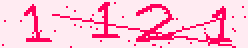
#> input picture MNIST/validcode/1121.bmp, 124 x 24 px (shown 2 times larger); its folder holds only this picture in this run
$ python -i _utils.py   (imports and definitions only)
#> lines starting #> are read from the running program, lines starting #| are printed output that depends on the picture; after the words box and inside, x2 and y2 are one past the last pixel; in counts of white or black regions, pixels touching at a corner belong together
import cv2
import numpy as np
import os
import matplotlib.pyplot as plt


# split the image into 4 parts
def split_image(img):
    h, w, _ = img.shape
    return [img[:, :w//4, :], img[:, w//4:w//2, :], img[:, w//2:w*3//4, :], img[:, w*3//4:, :]]

# preprocess the image
def data_preprocess(img, denoise=True):
#> called with denoise = True
    img = cv2.cvtColor(img, cv2.COLOR_RGB2GRAY)
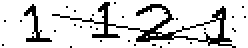
#> img: shape (24, 124) (shown 2 times larger); values 86 (black) and 242 (white), 83.6% white; black in thin lines or dots
    if denoise:
        img = cv2.medianBlur(img,3)
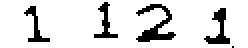
#> img: shape (24, 124) (shown 2 times larger); values 86 (black) and 242 (white), 87.1% white; 5 black regions (1 under 20 px), largest, box (x1, y1, x2, y2) and area: (68, 2, 88, 21) 146, (102, 4, 115, 22) 93, (47, 1, 59, 19) 73, (12, 3, 25, 21) 70
    img = img / 255.0
    img = 1 - img   # reverse the black and white, imshow figuring out why.

    img = cv2.resize(img, (28, 28))
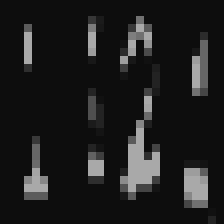
#> img: shape (28, 28) float64 (shown 8 times larger); min 0.051, max 0.663, mean 0.118
    return img

def get_data(validcode_path):
    validcode_list = os.listdir(validcode_path)
    validcodes = []
    for validcode in validcode_list:
        if validcode.endswith('.bmp'):
            img = cv2.imread(os.path.join(validcode_path, validcode))
            # BGR to RGB
            img = cv2.cvtColor(img, cv2.COLOR_BGR2RGB)
            validcodes.append(img)

    validcodes_split = []
    for validcode in validcodes:
        validcodes_split.append(split_image(validcode))

    return np.array(validcodes_split)


>>> import cv2
>>> picture = cv2.cvtColor(cv2.imread('validcode/1121.bmp'), cv2.COLOR_BGR2RGB)
>>> result = data_preprocess(picture)

$ run again, on MNIST/validcode/3344.bmp
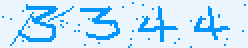
#> input picture MNIST/validcode/3344.bmp, 124 x 24 px (shown 2 times larger)
#> in data_preprocess, `img = cv2.cvtColor(img, cv2.COLOR_RGB2GRAY)`:
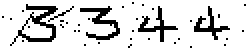
#> img: shape (24, 124) (shown 2 times larger); values 117 (black) and 244 (white), 84% white; black in thin lines or dots
#> in data_preprocess, `img = cv2.resize(img, (28, 28))`:
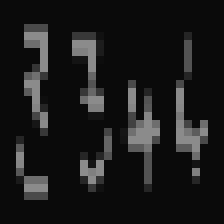
#> img: shape (28, 28) float64 (shown 8 times larger); min 0.0431, max 0.541, mean 0.107

$ run again, on MNIST/validcode/3943.bmp
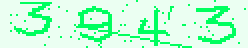
#> input picture MNIST/validcode/3943.bmp, 124 x 24 px (shown 2 times larger)
#> in data_preprocess, `img = cv2.cvtColor(img, cv2.COLOR_RGB2GRAY)`:
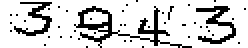
#> img: shape (24, 124) (shown 2 times larger); values 160 (black) and 248 (white), 81.5% white; black in thin lines or dots
#> in data_preprocess, `img = cv2.resize(img, (28, 28))`:
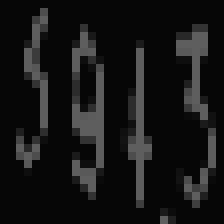
#> img: shape (28, 28) float64 (shown 8 times larger); min 0.0275, max 0.373, mean 0.0874

$ run again, on MNIST/validcode/4552.bmp
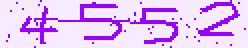
#> input picture MNIST/validcode/4552.bmp, 124 x 24 px (shown 2 times larger)
#> in data_preprocess, `img = cv2.cvtColor(img, cv2.COLOR_RGB2GRAY)`:
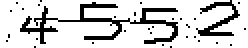
#> img: shape (24, 124) (shown 2 times larger); values 75 (black) and 241 (white), 81.6% white; black in thin lines or dots
#> in data_preprocess, `img = cv2.resize(img, (28, 28))`:
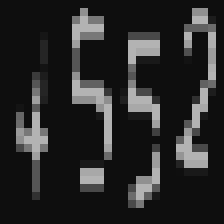
#> img: shape (28, 28) float64 (shown 8 times larger); min 0.0549, max 0.706, mean 0.16
